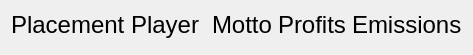
          <widget class="QWidget" name="scrollAreaWidgetContents_5">
           <property name="geometry">
            <rect>
             <x>0</x>
             <y>0</y>
             <width>456</width>
             <height>55</height>
            </rect>
           </property>
           <layout class="QVBoxLayout" name="verticalLayout_21">
            <item>
             <layout class="QGridLayout" name="leaderboards_gridLayout">
              <item row="0" column="2">
               <widget class="QLabel" name="label_41">
                <property name="font">
                 <font>
                  <pointsize>18</pointsize>
                 </font>
                </property>
                <property name="text">
                 <string>Motto</string>
                </property>
               </widget>
              </item>
              <item row="0" column="1">
               <widget class="QLabel" name="label_43">
                <property name="font">
                 <font>
                  <pointsize>18</pointsize>
                 </font>
                </property>
                <property name="text">
                 <string>Player </string>
                </property>
               </widget>
              </item>
              <item row="0" column="0">
               <widget class="QLabel" name="label_45">
                <property name="sizePolicy">
                 <sizepolicy hsizetype="Minimum" vsizetype="Preferred">
                  <horstretch>0</horstretch>
                  <verstretch>0</verstretch>
                 </sizepolicy>
                </property>
                <property name="maximumSize">
                 <size>
                  <width>150</width>
                  <height>16777215</height>
                 </size>
                </property>
                <property name="font">
                 <font>
                  <pointsize>18</pointsize>
                 </font>
                </property>
                <property name="text">
                 <string>Placement</string>
                </property>
               </widget>
              </item>
              <item row="0" column="3">
               <widget class="QLabel" name="label_46">
                <property name="font">
                 <font>
                  <pointsize>18</pointsize>
                 </font>
                </property>
                <property name="text">
                 <string>Profits</string>
                </property>
               </widget>
              </item>
              <item row="0" column="4">
               <widget class="QLabel" name="label_47">
                <property name="font">
                 <font>
                  <pointsize>18</pointsize>
                 </font>
                </property>
                <property name="text">
                 <string>Emissions</string>
                </property>
               </widget>
              </item>
             </layout>
            </item>
            <item>
             <spacer name="verticalSpacer_14">
              <property name="orientation">
               <enum>Qt::Vertical</enum>
              </property>
              <property name="sizeHint" stdset="0">
               <size>
                <width>20</width>
                <height>40</height>
               </size>
              </property>
             </spacer>
            </item>
           </layout>
          </widget>
